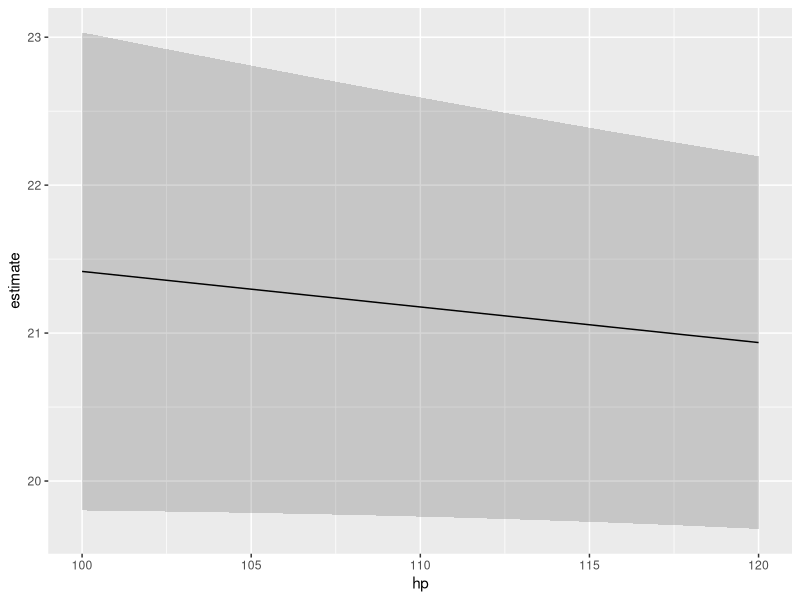

The R script that drew this image:
## ---- chunk 1
options(width = 1000)
knitr::opts_chunk$set(
  collapse = TRUE,
  fig.width = 6,
  fig.asp = .4,
  warning = FALSE,
  message = FALSE,
  comment = "#>"
)
library("tidyverse")
library("kableExtra")
## ---- chunk 2
library(marginaleffects)

dat <- mtcars
dat$cyl <- as.factor(dat$cyl)
dat$am <- as.logical(dat$am)
mod <- lm(mpg ~ hp + cyl + am, data = dat)
## ---- chunk 3
p <- predictions(
    mod,
    newdata = datagrid(am = unique, cyl = unique))
## ---- chunk 4
library(tidyverse)
library(kableExtra)
pred <- p |>
    select(cyl, am, estimate) |>
    pivot_wider(names_from = "am", values_from = "estimate") |>
    rowwise() |>
    mutate(`Marginal means by cyl` = mean(c(`TRUE`, `FALSE`)))
row <- data.frame(x = "Marginal means by am",
                  y = mean(pred[["TRUE"]]),
                  z = mean(pred[["FALSE"]]))
colnames(row) <- colnames(pred)[1:3]
pred <- bind_rows(pred, row)
for (i in 2:ncol(pred)) {
    pred[[i]] <- sprintf("%.1f", pred[[i]])
}
pred[pred == "NA"] <- ""
kbl(pred) |> 
    kable_styling() |>
    add_header_above(c(" " = 1, "am" = 2, " " = 1))
## ---- chunk 5
predictions(
    mod,
    by = "am",
    newdata = datagrid(am = unique, cyl = unique))
## ---- chunk 6
predictions(
    mod,
    by = "cyl",
    newdata = datagrid(grid_type = "balanced"))
## ---- chunk 7
predictions(
    mod,
    by = c("am", "cyl"),
    newdata = datagrid(grid_type = "balanced"))
## ---- chunk 8
library(emmeans)
emmeans(mod, specs = ~cyl)
emmeans(mod, specs = ~cyl + am)
## ---- chunk 9
library(ggplot2)

mod <- lm(mpg ~ hp + factor(cyl), data = mtcars)

p <- predictions(mod,
    by = "hp",
    newdata = datagrid(
        model = mod,
        hp = seq(100, 120, length.out = 10),
        cyl = mtcars$cyl))

ggplot(p) +
    geom_ribbon(aes(hp, ymin = conf.low, ymax = conf.high), alpha = .2) +
    geom_line(aes(hp, estimate))
